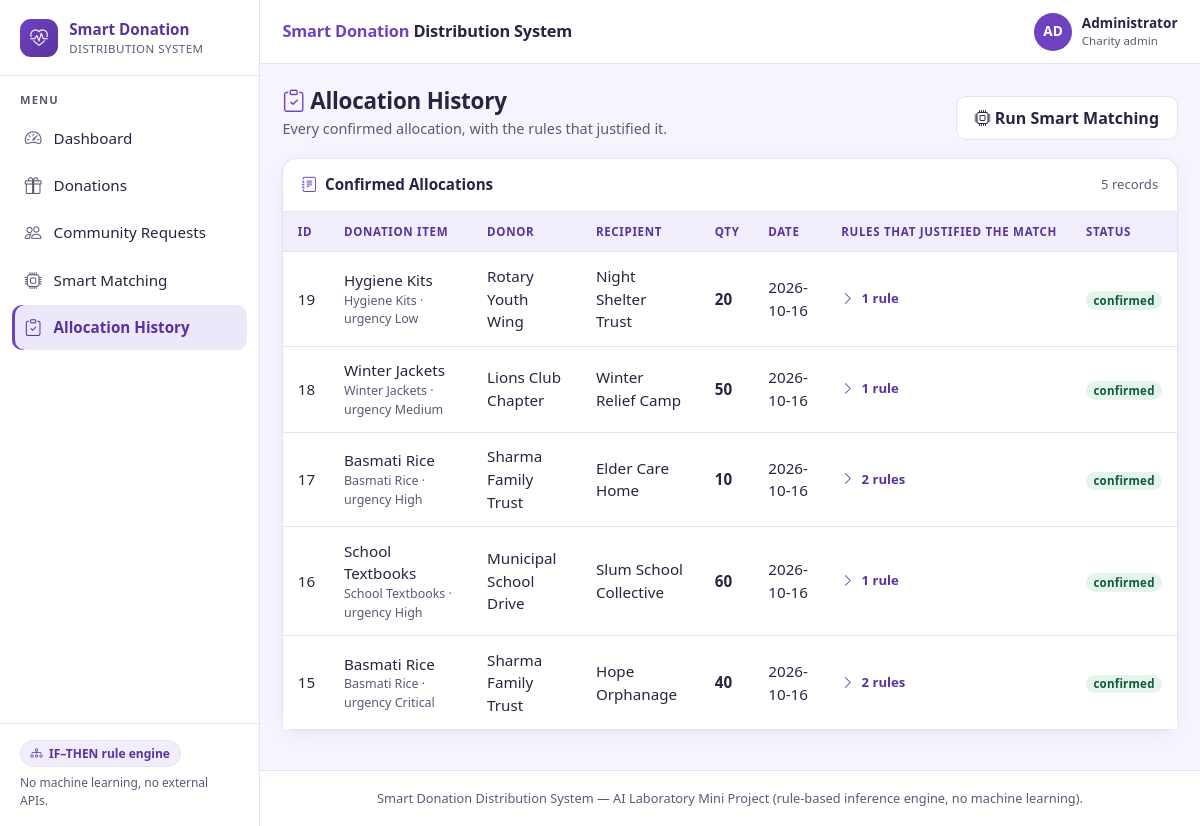
The page /allocations on the database its author committed.
### tables this page shows
CREATE TABLE allocations (
    id              INTEGER PRIMARY KEY AUTOINCREMENT,
    donation_id     INTEGER NOT NULL REFERENCES donations(id),
    request_id      INTEGER NOT NULL REFERENCES community_requests(id),
    quantity        INTEGER NOT NULL,
    allocation_date TEXT    NOT NULL,
    reasons         TEXT    NOT NULL,             -- explanation text (Rule 6)
    status          TEXT    NOT NULL DEFAULT 'confirmed',
    created_at      TEXT    NOT NULL
);

CREATE TABLE donations (
    id                 INTEGER PRIMARY KEY AUTOINCREMENT,
    donor_name         TEXT    NOT NULL,
    category           TEXT    NOT NULL,
    item_name          TEXT    NOT NULL,
    description        TEXT    NOT NULL DEFAULT '',
    quantity           INTEGER NOT NULL,          -- original quantity donated
    available_quantity INTEGER NOT NULL,          -- quantity still unallocated
    expiry_date        TEXT,                       -- 'YYYY-MM-DD' or NULL
    condition          TEXT    NOT NULL,
    status             TEXT    NOT NULL DEFAULT 'available',
    is_demo            INTEGER NOT NULL DEFAULT 0, -- 1 = sample/demo record
    created_at         TEXT    NOT NULL
);

CREATE TABLE community_requests (
    id                 INTEGER PRIMARY KEY AUTOINCREMENT,
    recipient_name     TEXT    NOT NULL,
    category           TEXT    NOT NULL,
    item_name          TEXT    NOT NULL,
    quantity_required  INTEGER NOT NULL,
    quantity_remaining INTEGER NOT NULL,          -- still needed after matches
    urgency            TEXT    NOT NULL,
    beneficiaries      INTEGER NOT NULL,
    request_date       TEXT    NOT NULL,
    status             TEXT    NOT NULL DEFAULT 'pending',
    is_demo            INTEGER NOT NULL DEFAULT 0,
    created_at         TEXT    NOT NULL
);

### app.py (the view)
@app.route("/allocations")
def allocations():
    conn = db.get_db()
    rows = conn.execute(
        "SELECT a.*, d.item_name AS donation_item, d.donor_name, "
        "       r.item_name AS request_item, r.recipient_name, "
        "       r.urgency "
        "FROM allocations a "
        "JOIN donations d ON d.id = a.donation_id "
        "JOIN community_requests r ON r.id = a.request_id "
        "ORDER BY a.id DESC").fetchall()
    return render_template("allocations.html", allocations=rows)

### database.py (called while the page is built)
def get_db():
    if "db" not in g:
        g.db = sqlite3.connect(DB_PATH)
        g.db.row_factory = sqlite3.Row   # rows behave like dictionaries
        g.db.execute("PRAGMA foreign_keys = ON")
    return g.db

### templates/allocations.html (shortened to what this page needs)
{% extends "base.html" %}
{% block content %}
<div class="page-head">
  <div>
    <h2><i class="bi bi-clipboard-check text-brand"></i> Allocation History</h2>
    <p class="page-sub">Every confirmed allocation, with the rules that justified it.</p>
  </div>
  <a href="{{ url_for('matching') }}" class="btn btn-outline-soft">
    <i class="bi bi-cpu"></i> Run Smart Matching
  </a>
</div>
<div class="card">
  <div class="card-header"><i class="bi bi-journal-text"></i> Confirmed Allocations
    <span class="card-sub">{{ allocations|length }} record{{ 's' if allocations|length != 1 }}</span>
  </div>
  <div class="card-body p-0">
    {% if allocations %}
    <div class="table-responsive">
      <table class="table mb-0 align-middle">
        <thead>
          <tr>
            <th>ID</th><th>Donation item</th><th>Donor</th><th>Recipient</th>
            <th>Qty</th><th>Date</th><th>Rules that justified the match</th><th>Status</th>
          </tr>
        </thead>
        <tbody>
        {% for a in allocations %}
          <tr>
            <td class="table-id">{{ a.id }}</td>
            <td>{{ a.donation_item }}
              <span class="cell-sub">{{ a.donation_item }} &middot; urgency {{ a.urgency }}</span></td>
            <td>{{ a.donor_name }}</td>
            <td>{{ a.recipient_name }}</td>
            <td class="table-qty">{{ a.quantity }}</td>
            <td>{{ a.allocation_date }}</td>
            <td>
              <details class="rule-details" style="border:0;background:transparent">
                <summary style="padding:.25rem 0">
                  <span class="chev"><i class="bi bi-chevron-right"></i></span>
                  {{ a.reasons.split(' | ')|length }} rule{{ 's' if a.reasons.split(' | ')|length != 1 }}
                </summary>
              </details>
            </td>
            <td><span class="badge badge-status-{{ a.status }}">{{ a.status }}</span></td>
          </tr>
        {% endfor %}
        </tbody>
      </table>
    </div>
    {% endif %}
  </div>
</div>
{% endblock %}

### static/css/style.css (style rules this page uses)
:root { --bg-page: #f6f4fd; --bg-surface: #ffffff; --bg-soft: #f1edfb; --brand: #6f42c1; --brand-dark: #59339d; --brand-soft: #ede7fa; --ink: #2b2340; --ink-muted: #5f5875; --line: #e7e1f5; --danger: #b3261e; --success: #157347; --warning: #9a5b00; --sidebar-w: 260px; --topbar-h: 64px; --radius: 14px; --shadow: 0 1px 2px rgba(43, 35, 64, .05), 0 6px 18px rgba(111, 66, 193, .06); }
* { box-sizing: border-box; }
html { -webkit-text-size-adjust: 100%; }
body { margin: 0; background: var(--bg-page); color: var(--ink); font-family: "Segoe UI", -apple-system, BlinkMacSystemFont, Arial, sans-serif; font-size: .95rem; line-height: 1.5; }
h1, h2, h3, h4 { font-weight: 700; letter-spacing: -.01em; }
a { color: var(--brand); }
.text-brand { color: var(--brand); }
.page-head { display: flex; flex-wrap: wrap; align-items: flex-end; justify-content: space-between; gap: .75rem; margin-bottom: 1.15rem; }
.page-head h2 { margin: 0; font-size: 1.4rem; }
.page-head .page-sub { color: var(--ink-muted); margin: .2rem 0 0; font-size: .9rem; }
.card { background: var(--bg-surface); border: 1px solid var(--line); border-radius: var(--radius); box-shadow: var(--shadow); }
.card-header { background: transparent; border-bottom: 1px solid var(--line); border-radius: var(--radius) var(--radius) 0 0; font-weight: 700; color: var(--ink); padding: .9rem 1.15rem; display: flex; align-items: center; gap: .5rem; }
.card-header i { color: var(--brand); }
.card-body { padding: 1.15rem; }
.card-sub { color: var(--ink-muted); font-weight: 400; font-size: .82rem; margin-left: auto; }
.btn { border-radius: 10px; font-weight: 600; padding: .55rem 1.1rem; transition: background .15s ease, border-color .15s ease, transform .1s ease; }
.btn-outline-soft { background: #fff; border: 1px solid var(--line); color: var(--ink); }
.table { margin-bottom: 0; }
.table thead th { background: var(--bg-soft); color: var(--brand-dark); font-size: .72rem; font-weight: 700; letter-spacing: .06em; text-transform: uppercase; border-bottom: 1px solid var(--line); padding: .7rem .9rem; white-space: nowrap; }
.table tbody td { padding: .78rem .9rem; border-bottom: 1px solid var(--line); color: var(--ink); vertical-align: middle; }
.table tbody tr:last-child td { border-bottom: 0; }
.table .cell-sub { display: block; color: var(--ink-muted); font-size: .78rem; }
.table-id { color: var(--ink-muted); font-variant-numeric: tabular-nums; }
.table-qty { font-variant-numeric: tabular-nums; font-weight: 600; }
.badge { font-weight: 600; font-size: .72rem; padding: .3em .65em; border-radius: 999px; letter-spacing: .02em; white-space: nowrap; }
.badge-status-confirmed { background: #e4f4ec; color: #0f5c39; }
.rule-details { border-top: 1px dashed var(--line); background: #fcfbff; }
.rule-details > summary { cursor: pointer; list-style: none; padding: .6rem 1.05rem; font-size: .82rem; font-weight: 600; color: var(--brand-dark); display: flex; align-items: center; gap: .45rem; user-select: none; }
.rule-details > summary .chev { transition: transform .18s ease; display: inline-block; }

### rows shown on the page
allocations: id "19", donation_item "Hygiene Kits", urgency "Low", donor_name "Rotary Youth Wing", recipient_name "Night Shelter Trust", quantity "20", allocation_date "2026-10-16", reasons.split|length "1", status "confirmed"
allocations: id "18", donation_item "Winter Jackets", urgency "Medium", donor_name "Lions Club Chapter", recipient_name "Winter Relief Camp", quantity "50", allocation_date "2026-10-16", reasons.split|length "1", status "confirmed"
allocations: id "17", donation_item "Basmati Rice", urgency "High", donor_name "Sharma Family Trust", recipient_name "Elder Care Home", quantity "10", allocation_date "2026-10-16", reasons.split|length "2", reasons "s", status "confirmed"
allocations: id "16", donation_item "School Textbooks", urgency "High", donor_name "Municipal School Drive", recipient_name "Slum School Collective", quantity "60", allocation_date "2026-10-16", reasons.split|length "1", status "confirmed"
allocations: id "15", donation_item "Basmati Rice", urgency "Critical", donor_name "Sharma Family Trust", recipient_name "Hope Orphanage", quantity "40", allocation_date "2026-10-16", reasons.split|length "2", reasons "s", status "confirmed"

### other values the page prints
{{ allocations|length }} "5"
{{ 's' if allocations|length != 1 }} "s"
